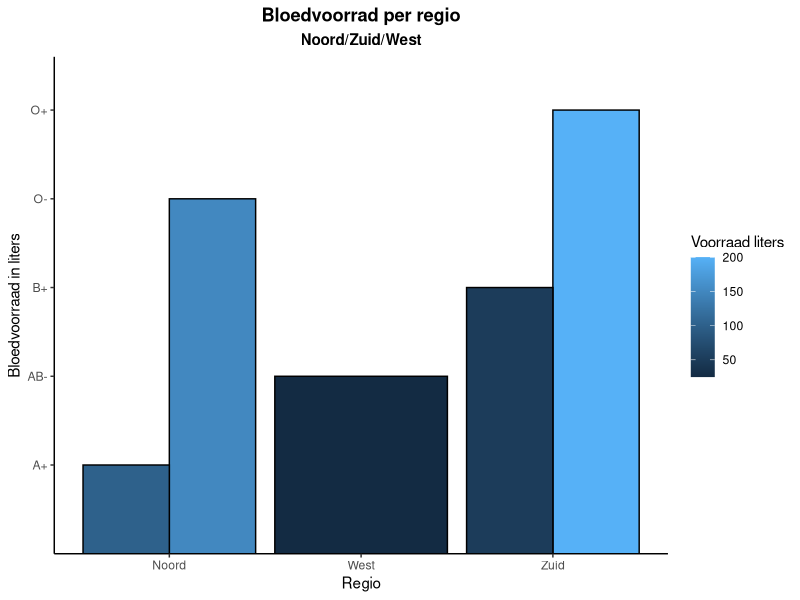

Write R code to recreate this figure.
## ---- chunk 1
library(tidyverse)
## ---- chunk 2
donor_info <- data.frame( 
  
  Donor_ID = c("D101", "D102", "D103", "D104", "D105", "D106"), 
  
  Bloedgroep = c("A+", "O-", "B+", "A+", "AB-", "O+"), 
  
  Gewicht_kg = c(72, 85, 49, 91, 66, 105), 
  
  Regio_Noord = c("Ja", "Nee", "Nee", "Ja", "Nee", "Nee"), 
  
  Regio_Zuid = c("Nee", "Ja", "Nee", "Nee", "Nee", "Ja"), 
  
  Regio_West = c("Nee", "Nee", "Ja", "Nee", "Ja", "Nee") 
  
) %>%
  pivot_longer(cols=4:6,
               names_to="Regio",
               values_to="Bloeddonatie_status") %>%
  mutate(Regio=case_when(Regio =="Regio_Noord" ~ "Noord",
                         Regio == "Regio_Zuid" ~ "Zuid",
                         Regio == "Regio_West" ~ "West")) %>%
  mutate(Gewicht_kg=as.character(Gewicht_kg)) %>%
  mutate(Gewicht_kg=c(rep("Normaal",6),rep("Ondergewicht",3),rep("Overgewicht",3),rep("Normaal",3),rep("Overgewicht",3)))

  donor_info2 <- donor_info %>% 
  filter(Bloeddonatie_status == "Ja") %>%
  group_by(Bloedgroep, Regio) %>%
  count(Bloeddonatie_status) %>%
  rename("Aantal_x_donaties"=4)
knitr::kable(donor_info)
## ---- chunk 3

donatie_logs <- data.frame( 
  
  Donor_ID = c("D101", "D101", "D102", "D103", "D104", "D104", "D107"), 
  
  Datum = as.Date('2023-01-01') + c(0, 120, 10, 5, 30, 150, 20), 
  
  Volume_ml = c(500, 480, 0, 1200, 510, 495, 500), # Bevat uitschieters (0 en 1200) 
  
  Hb_waarde_1 = c(9.1, 8.8, 7.2, NA, 9.5, 9.3, 8.5), 
  
  Hb_waarde_2 = c(9.2, 8.7, 7.1, 6.5, 9.4, 9.2, 8.4) 
  
) %>%
  filter(!(Volume_ml %in% c(0,1200)))

voorraad_norm <- data.frame( 
  
  Bloedgroep = c("A+", "O-", "B+", "O+", "AB-"), 
  
  Target_Liters = c(100, 150, 50, 200, 25) 
  
) 
knitr::kable(donatie_logs)
knitr::kable(voorraad_norm)
## ---- chunk 4
join_data <- donatie_logs %>% 
             bind_cols(voorraad_norm) %>%
             pivot_longer(cols=4:5,
                          names_to="HB_waarde",
                          values_to="values") %>%
            rename("hb_waarde" = 7) %>%
            select(-HB_waarde) %>%
            mutate(Donor_ID=case_when(
            row_number() ==3 ~"D102",
            row_number() ==4 ~"D102",
            row_number() ==7 ~"D105",
            row_number() ==8 ~"D105",
            TRUE ~ Donor_ID)) %>%
            mutate(Regio=c(rep("Noord",4),rep("Zuid",4),rep("West",2))) %>%
           relocate(Regio, .after=Donor_ID) %>%
           arrange(Regio,
                   desc(Datum))%>%
          distinct(Donor_ID, Datum, .keep_all=TRUE)
knitr::kable(join_data)
## ---- chunk 5
plot <- join_data %>%
        ggplot(mapping=aes(x=Regio,
                           y=Bloedgroep,
                           fill=(Target_Liters))) +
       geom_col(position=position_dodge(),
                color="black") +
       theme_classic() +
       theme(plot.title=element_text(hjust=0.5,
                                     face="bold",
                                     family="sans"),
            plot.subtitle=element_text(hjust=0.5,
                                    face="bold",
                                    family="sans")) +
           labs(title="Bloedvoorrad per regio",
                subtitle="Noord/Zuid/West",
                x="Regio",
                y="Bloedvoorraad in liters",
                fill="Voorraad liters")
print(plot)
